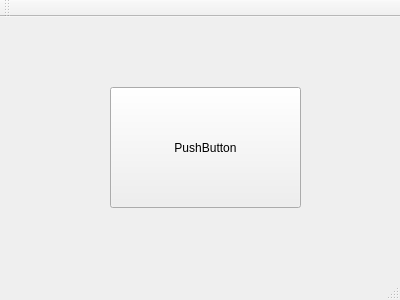
<?xml version="1.0" encoding="UTF-8"?>
<ui version="4.0">
 <class>tcpsender</class>
 <widget class="QMainWindow" name="tcpsender">
  <property name="geometry">
   <rect>
    <x>0</x>
    <y>0</y>
    <width>400</width>
    <height>300</height>
   </rect>
  </property>
  <property name="windowTitle">
   <string>tcpsender</string>
  </property>
  <widget class="QWidget" name="centralWidget">
   <widget class="QPushButton" name="pushButton">
    <property name="geometry">
     <rect>
      <x>110</x>
      <y>70</y>
      <width>191</width>
      <height>121</height>
     </rect>
    </property>
    <property name="text">
     <string>PushButton</string>
    </property>
   </widget>
  </widget>
  <widget class="QMenuBar" name="menuBar">
   <property name="geometry">
    <rect>
     <x>0</x>
     <y>0</y>
     <width>400</width>
     <height>21</height>
    </rect>
   </property>
  </widget>
  <widget class="QToolBar" name="mainToolBar">
   <attribute name="toolBarArea">
    <enum>TopToolBarArea</enum>
   </attribute>
   <attribute name="toolBarBreak">
    <bool>false</bool>
   </attribute>
  </widget>
  <widget class="QStatusBar" name="statusBar"/>
 </widget>
 <layoutdefault spacing="6" margin="11"/>
 <resources/>
 <connections/>
</ui>
